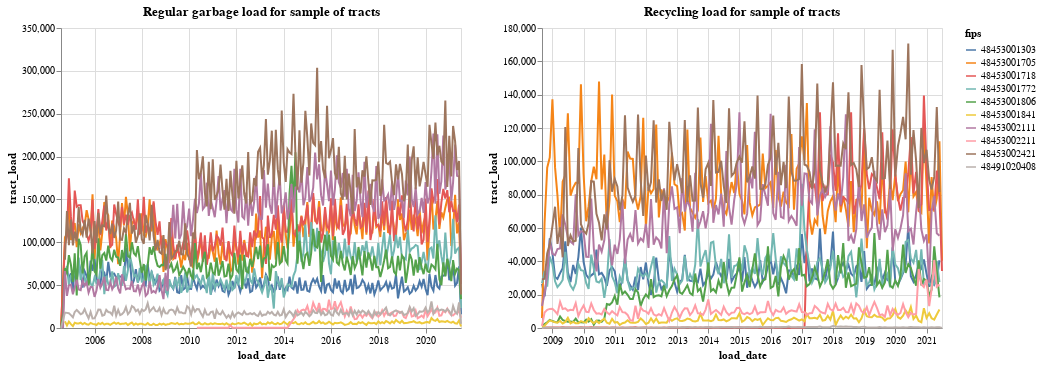

The cell this chart's notebook holds for it:
### Markdown cell above
This is an visualization fo the general form of the total *tract_load* per tract.

### Code cell
c1 = alt.Chart(tract_loads.query('fips in @fips_sample and load_type=="garbage"')).mark_line().encode(
    x = 'load_date:T',
    y = 'tract_load:Q',
    color='fips:N'
).properties(title='Regular garbage load for sample of tracts')

c2 = alt.Chart(tract_loads.query('fips in @fips_sample and load_type=="recycling"')).mark_line().encode(
    x = 'load_date:T',
    y = 'tract_load:Q',
    color='fips:N'
).properties(title='Recycling load for sample of tracts')

c1|c2

### Figure 1 — Vega-Lite specification as saved in the notebook (floating-point values rounded to 4 significant figures; data arrays with more than 128 entries replaced by an {"elided": "..."} marker saying what was removed)
{"config": {"view": {"continuousWidth": 400, "continuousHeight": 300}}, "hconcat": [{"data": {"name": "data-051866420e4d070e032e1af9d35ca9d6"}, "mark": "line", "encoding": {"color": {"field": "fips", "type": "nominal"}, "x": {"field": "load_date", "type": "temporal"}, "y": {"field": "tract_load", "type": "quantitative"}}, "title": "Regular garbage load for sample of tracts"}, {"data": {"name": "data-081d0a6fb4f8bf87a727bf01f1241ee1"}, "mark": "line", "encoding": {"color": {"field": "fips", "type": "nominal"}, "x": {"field": "load_date", "type": "temporal"}, "y": {"field": "tract_load", "type": "quantitative"}}, "title": "Recycling load for sample of tracts"}], "$schema": "https://vega.github.io/schema/vega-lite/v4.17.0.json", "datasets": {"data-051866420e4d070e032e1af9d35ca9d6": {"elided": "1956 records"}, "data-081d0a6fb4f8bf87a727bf01f1241ee1": {"elided": "1543 records"}}}
